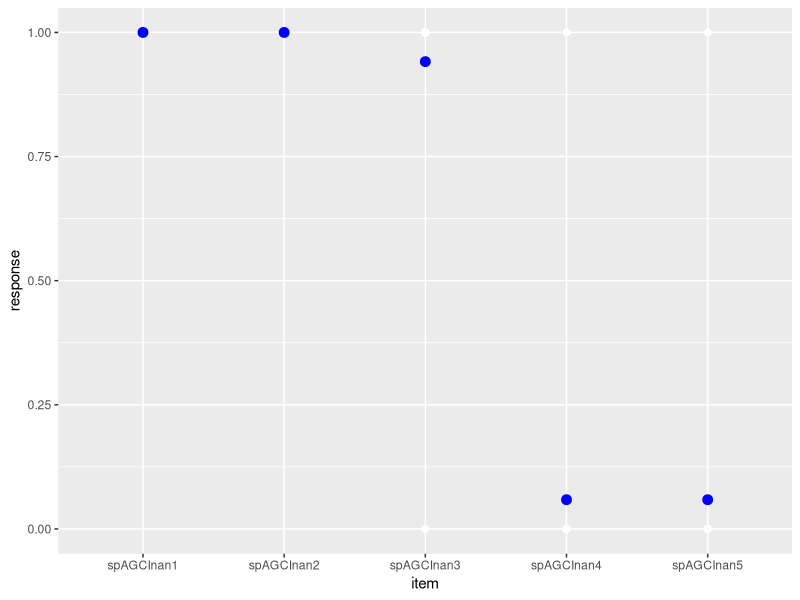
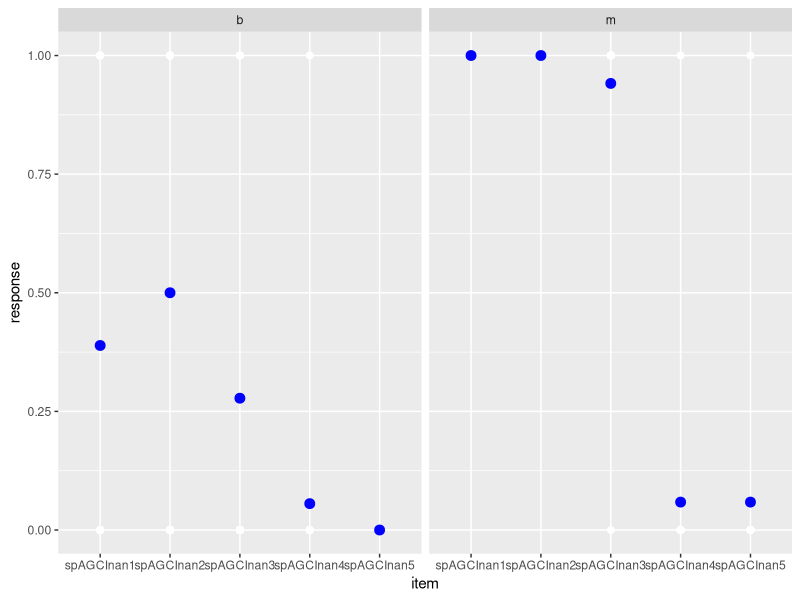
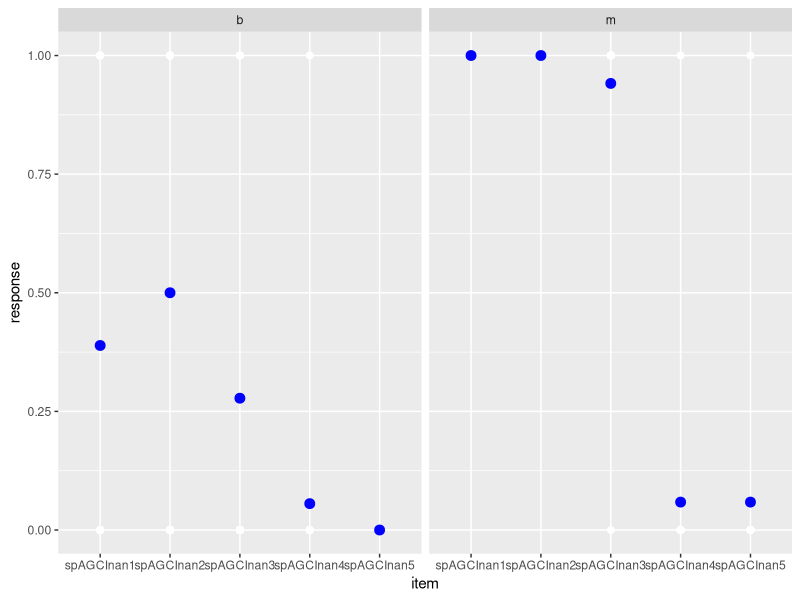
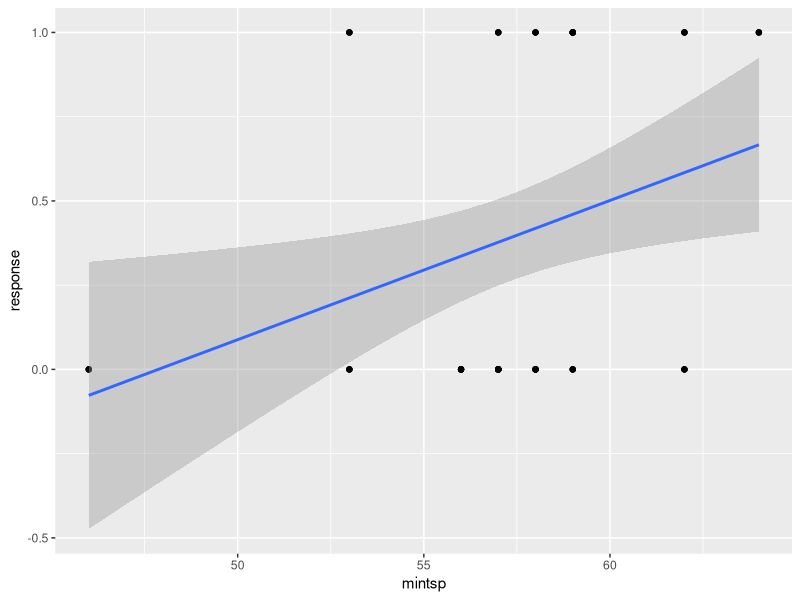
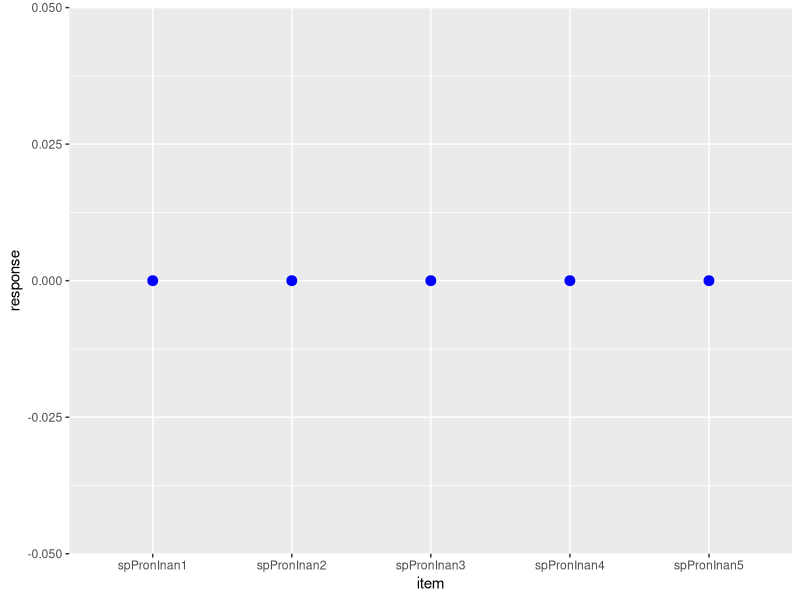
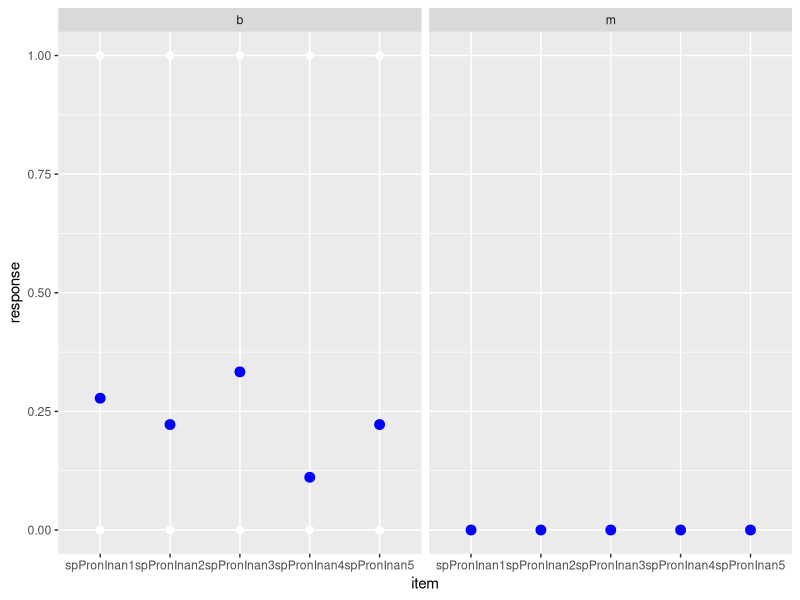
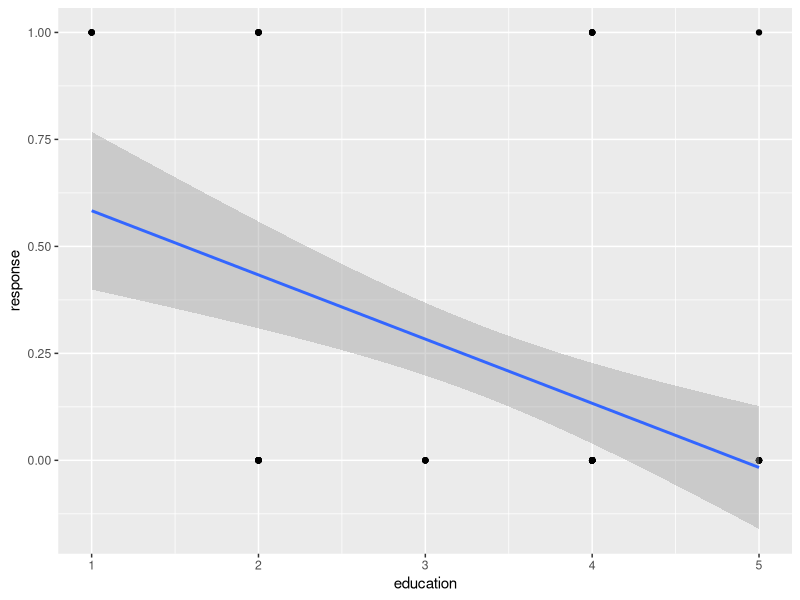
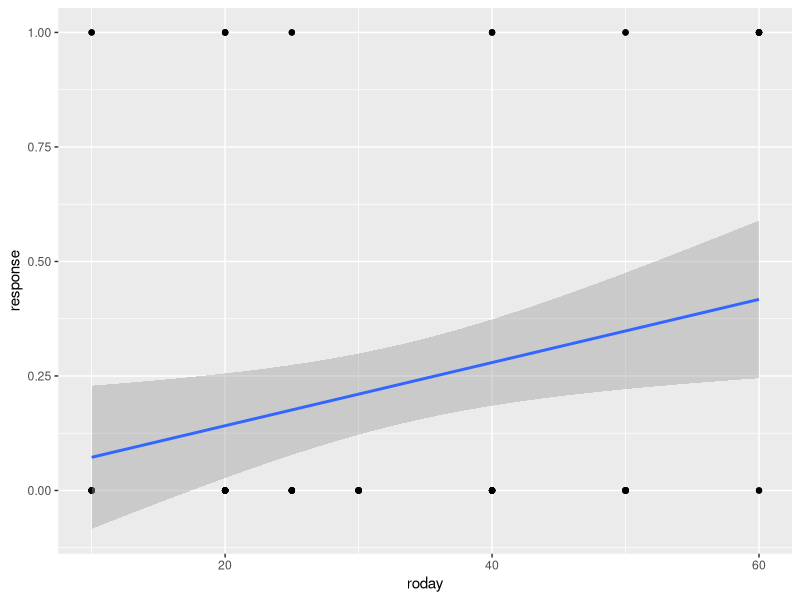

These charts were generated, in order, by the following R code:
## ---- chunk 1
knitr::opts_chunk$set(echo = TRUE)
## ---- chunk 2
library(tidyverse)
library(ggplot2)
library(dplyr)
library(lme4)
## ---- chunk 3
dataset <- read_csv("../data/P_SP.csv")
head(dataset)
## ---- chunk 4
data <- dataset %>%
  filter(., do == "AGC")
head(data)

data %>%
  filter(., group == "m") %>%
  ggplot(., aes(x=item, y=response)) +
  geom_point(color = 'white', size = 2) + 
  stat_summary(fun.data = mean_cl_boot, geom = 'pointrange', size = 1, 
               position = position_dodge(width = 0.5)) + 
  stat_summary(fun.y = mean, geom = 'point', color = 'blue', size = 3, 
               position = position_dodge(width = 0.5)) + 
  scale_shape(name = "")

datab <- data %>%
  filter(., group == "b")
datab3 <- datab %>%
  filter(., item != "spAGCInan4") %>%
  filter(., item != "spAGCInan5")
## ---- chunk 5
data %>%
  ggplot(., aes(x=item, y=response)) +
  geom_point(color = 'white', size = 2) + 
  stat_summary(fun.data = mean_cl_boot, geom = 'pointrange', size = 1, 
               position = position_dodge(width = 0.5)) + 
  stat_summary(fun.y = mean, geom = 'point', color = 'blue', size = 3, 
               position = position_dodge(width = 0.5)) + 
  scale_shape(name = "") +
  facet_grid(~ group)
## ---- chunk 6
mod_null <- glm(response ~ 1, data = datab, family = binomial(link = "logit"))
summary(mod_null)
## ---- chunk 7
mod_mint <- glm(response ~ mintsp, data = datab, family = binomial(link = "logit"))
summary(mod_mint)
## ---- chunk 8
mod_education <- glm(response ~ education, data = datab, family = binomial(link = "logit"))
summary(mod_education)
## ---- chunk 9
mod_spday <- glm(response ~ spday, data = datab, family = binomial(link = "logit"))
summary(mod_spday)
## ---- chunk 10
mod_roday <- glm(response ~ roday, data = datab, family = binomial(link = "logit"))
summary(mod_roday)
## ---- chunk 11
mod_residence <- glm(response ~ residence, data = datab, family = binomial(link = "logit"))
summary(mod_residence)
## ---- chunk 12
data %>%
  ggplot(., aes(x=item, y=response)) +
  geom_point(color = 'white', size = 2) + 
  stat_summary(fun.data = mean_cl_boot, geom = 'pointrange', size = 1, 
               position = position_dodge(width = 0.5)) + 
  stat_summary(fun.y = mean, geom = 'point', color = 'blue', size = 3, 
               position = position_dodge(width = 0.5)) + 
  scale_shape(name = "") +
  facet_grid(~ group)
## ---- chunk 13
mod_null3 <- glm(response ~ 1, data = datab3, family = binomial(link = "logit"))
summary(mod_null3)
## ---- chunk 14
mod_mint3 <- glm(response ~ mintsp, data = datab3, family = binomial(link = "logit"))
summary(mod_mint3)
## ---- chunk 15
mod_education3 <- glm(response ~ education, data = datab3, family = binomial(link = "logit"))
summary(mod_education3)
## ---- chunk 16
mod_spday3 <- glm(response ~ spday, data = datab3, family = binomial(link = "logit"))
summary(mod_spday3)
## ---- chunk 17
mod_roday3 <- glm(response ~ roday, data = datab3, family = binomial(link = "logit"))
summary(mod_roday3)
## ---- chunk 18
mod_residence3 <- glm(response ~ residence, data = datab3, family = binomial(link = "logit"))
summary(mod_residence3)
## ---- chunk 19
anova(mod_null3, mod_mint3)
## ---- chunk 20
summary(mod_mint3)
## ---- chunk 21
datab3 %>%
  ggplot(., aes(x=mintsp, y=response)) +
    geom_point() + 
    geom_smooth(method = lm)
## ---- chunk 22
dataPron <- dataset %>%
  filter(., do == "Pron") %>%
  filter(., animacy == "Inan")
head(data)

dataPron %>%
  filter(., group == "m") %>%
  ggplot(., aes(x=item, y=response)) +
  geom_point(color = 'white', size = 2) + 
  stat_summary(fun.data = mean_cl_boot, geom = 'pointrange', size = 1, 
               position = position_dodge(width = 0.5)) + 
  stat_summary(fun.y = mean, geom = 'point', color = 'blue', size = 3, 
               position = position_dodge(width = 0.5)) + 
  scale_shape(name = "")

dataPronb <- dataPron %>%
  filter(., group == "b")
head(dataPronb)
## ---- chunk 23
dataPron %>%
  ggplot(., aes(x=item, y=response)) +
  geom_point(color = 'white', size = 2) + 
  stat_summary(fun.data = mean_cl_boot, geom = 'pointrange', size = 1, 
               position = position_dodge(width = 0.5)) + 
  stat_summary(fun.y = mean, geom = 'point', color = 'blue', size = 3, 
               position = position_dodge(width = 0.5)) + 
  scale_shape(name = "") +
  facet_grid(~ group)
## ---- chunk 24
mod_nullP <- glm(response ~ 1, data = dataPronb, family = binomial(link = "logit"))
summary(mod_nullP)
## ---- chunk 25
mod_mintP <- glm(response ~ mintsp, data = dataPronb, family = binomial(link = "logit"))
summary(mod_mintP)
## ---- chunk 26
mod_educationP <- glm(response ~ education, data = dataPronb, family = binomial(link = "logit"))
summary(mod_educationP)
## ---- chunk 27
mod_spdayP <- glm(response ~ spday, data = dataPronb, family = binomial(link = "logit"))
summary(mod_spdayP)
## ---- chunk 28
mod_rodayP <- glm(response ~ roday, data = dataPronb, family = binomial(link = "logit"))
summary(mod_rodayP)
## ---- chunk 29
mod_residenceP <- glm(response ~ residence, data = dataPronb, family = binomial(link = "logit"))
summary(mod_residenceP)
## ---- chunk 30
mod_educationroday <- glm(response ~ education + roday, data = dataPronb, family = binomial(link = "logit"))
summary(mod_educationroday)
## ---- chunk 31
mod_rodayeducation <- glm(response ~ roday + education, data = dataPronb, family = binomial(link = "logit"))
summary(mod_rodayeducation)
## ---- chunk 32
mod_educationrodayint <- glm(response ~ education * roday, data = dataPronb, family = binomial(link = "logit"))
summary(mod_educationrodayint)
## ---- chunk 33
mod_rodayeducationint <- glm(response ~ roday * education, data = dataPronb, family = binomial(link = "logit"))
summary(mod_rodayeducationint)
## ---- chunk 34
anova(mod_nullP, mod_educationP)
## ---- chunk 35
anova(mod_nullP, mod_rodayP)
## ---- chunk 36
dataPronb %>%
  ggplot(., aes(x=education, y=response)) +
    geom_point() + 
    geom_smooth(method = lm)
## ---- chunk 37
dataPronb %>%
  ggplot(., aes(x=roday, y=response)) +
    geom_point() + 
    geom_smooth(method = lm)
